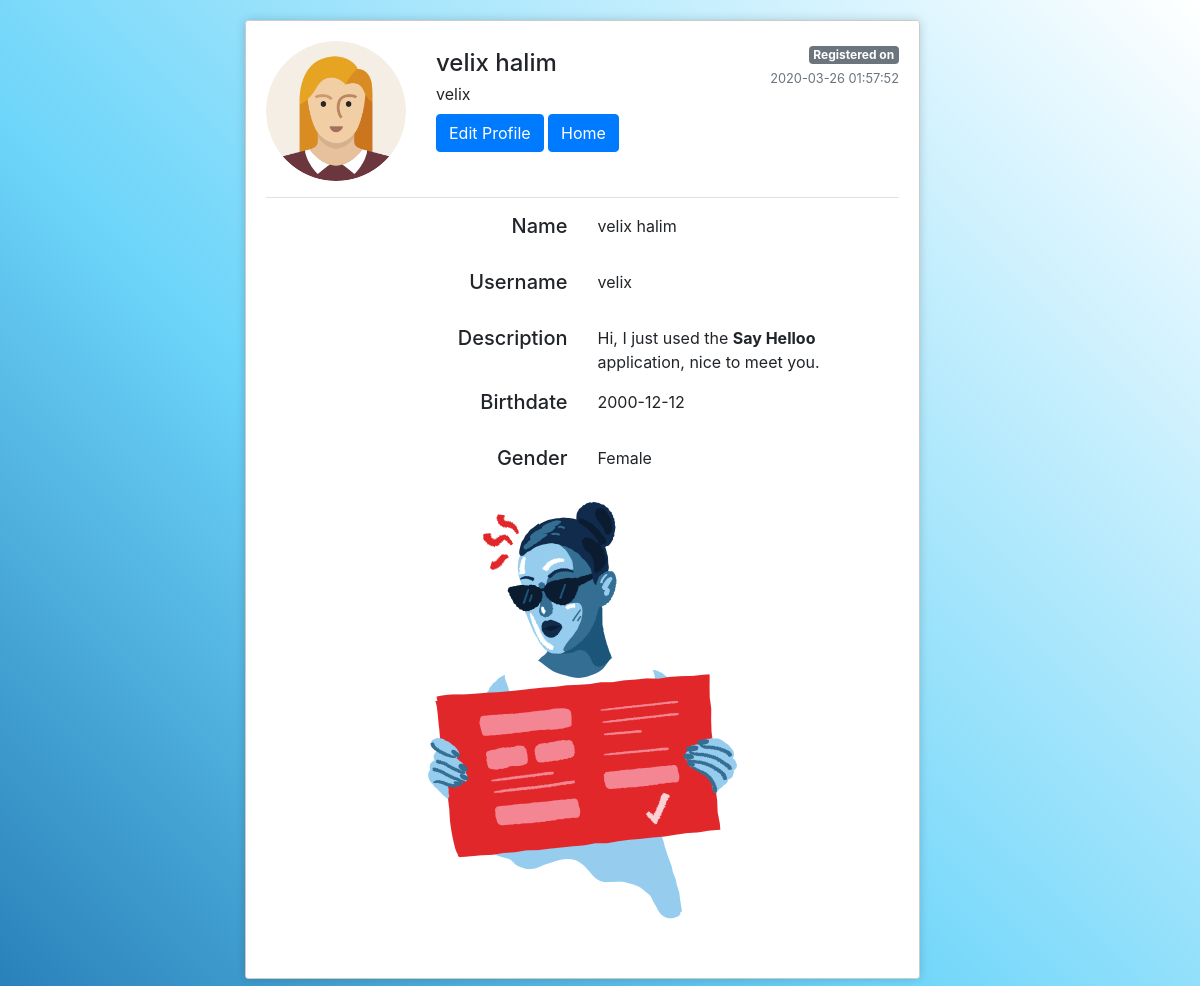
/view/showProfile.php?username=velix (signed in), run on the app's committed database.
### tables this page shows
CREATE TABLE `user` (
  `username` varchar(100) NOT NULL,
  `first_name` varchar(100) NOT NULL,
  `last_name` varchar(100) NOT NULL,
  `birth_date` date NOT NULL,
  `gender` varchar(1) NOT NULL,
  `password` varchar(10000) NOT NULL,
  `photo_profile` varchar(1000) DEFAULT NULL,
  `cover_image` varchar(100) DEFAULT NULL,
  `description` varchar(1000) DEFAULT NULL,
  `connection` int(5) NOT NULL,
  `created_at` timestamp NULL DEFAULT NULL,
  `updated_at` timestamp NULL DEFAULT NULL,
  `deleted_at` timestamp NULL DEFAULT NULL
);

### model/post/Database.php (called while the page is built, shortened)
<?php
	class DB{
		private $dbHost = "localhost";
		private $dbUsername = "root";
		private $dbPassword = "";
		private $dbName = "sayhelloo";
		public function __construct(){
			if(!isset($this->db)){
				try{
					$pdo = new PDO("mysql:host=" . $this->dbHost . ";dbname=" . $this->dbName, $this->dbUsername, $this->dbPassword);
					$pdo->setAttribute(PDO::ATTR_ERRMODE, PDO::ERRMODE_EXCEPTION);
					$this->db = $pdo;
				}catch(PDOException $e){
					die("ERROR: Could not connect. " . $e->getMessage());
				}
			}
		}
	    public function getRows($table,$conditions = array()){
	        $sql = 'SELECT ';
	        $sql .= array_key_exists("select",$conditions)?$conditions['select']:'*';
	        $sql .= ' FROM '.$table;
	        if(array_key_exists("where",$conditions)){
	            $sql .= ' WHERE deleted_at is null AND ';
	            $i = 0;
	            foreach($conditions['where'] as $key => $value){
	                $pre = ($i > 0)?' AND ':'';
	                $sql .= $pre.$key." = '".$value."'";
	                $i++;
	            }
	        }
	        if(array_key_exists("where not",$conditions)){
	            $sql .= ' WHERE deleted_at is null AND ';
	            $i = 0;
	            foreach($conditions['where not'] as $key => $value){
	                $pre = ($i > 0)?' AND ':'';
	                $sql .= $pre.$key." != '".$value."'";
	                $i++;
	            }
	        }
	        if(array_key_exists("order_by",$conditions)){
	            $sql .= ' ORDER BY '.$conditions['order_by'];
	        }
	        if(array_key_exists("start",$conditions) && array_key_exists("limit",$conditions)){
	            $sql .= ' LIMIT '.$conditions['start'].','.$conditions['limit'];
	        }
	        $query = $this->db->prepare($sql);
	        $query->execute();
	        if(array_key_exists("return_type",$conditions) && $conditions['return_type'] != 'all'){
	            switch($conditions['return_type']){
	                case 'single':
	                    $data = $query->fetch(PDO::FETCH_ASSOC);
	                    break;
	            }
	        }else{
	            if($query->rowCount() > 0){
	                $data = $query->fetchAll();
	            }
	        }
	        return !empty($data)?$data:false;
	    }
 	}
?>

### controller/show_mini_profile_controller.php (called while the page is built, shortened)
<?php
    $user = $_SESSION['username'];
	$iProfile = array(
		"where" => array(
			"username" => $user
		),
		"return_type" => "single"
	);
    $Profile = $db->getRows("user", $iProfile);
?>

### controller/show-data-profile.php (called while the page is built, shortened)
<?php
    include '../model/post/Database.php';
    $db = new DB();
if(isset($_GET["username"]) && !empty(trim($_GET["username"]))){
    require_once "../koneksi_data/config.php";
    $sql = "SELECT * FROM user WHERE username = :username";
    if($stmt = $pdo->prepare($sql)){
        $stmt->bindParam(":username", $param_username);
        if($stmt->execute()){
            if($stmt->rowCount() == 1){
                $row = $stmt->fetch(PDO::FETCH_ASSOC);
                $first_name = $row["first_name"];
                $last_name = $row["last_name"];
            } else{
                header("location: ../view/error.php");
                exit();
            }
        } else{
            echo "Oops! Something went wrong. Please try again later.";
        }
    }
} else{
    header("location: ../view/error.php");
    exit();
}
?>

### view/showProfile.php (the view, shortened to what this page needs)
<?php
    require_once "../controller/show-data-profile.php";
    include "../controller/show_mini_profile_controller.php";
?>
<!DOCTYPE html>
<html>
    <head>
        <link rel="stylesheet" href="https://stackpath.bootstrapcdn.com/bootstrap/4.4.1/css/bootstrap.min.css">
        <link rel="stylesheet" href="../assets/plugins/fontawesome/css/all.min.css">
        <link rel="stylesheet" href="../assets/plugins/fontawesome/css/fontawesome.min.css">
        <link rel="stylesheet" href="../assets/css/animate.css">
        <link rel="stylesheet" href="../assets/css/styles.css">
    </head>
    <body style = "margin-top: 20px">
        <div class="container">
            <div class="row flex-lg-nowrap">
                <div class="col-12 col-lg-auto mb-3" style="width: 200px;"></div>
                <div class="col">
                    <div class="row">
                        <div class="col mb-3">
                            <div class="card">
                                <div class="card-body shadow-box">
                                    <div class="e-profile">
                                        <div class="row">
                                            <div class="col-12 col-sm-auto mb-3">
                                                <div class="mx-auto" style="width: 140px;">
                                                    <img class="rounded-circle mx-auto d-block animated bounceInRight" src="../assets/images/<?php if(isset($row['photo_profile']) && $row['photo_profile'] != null && file_exists('../assets/images/user_photos/' . $row['photo_profile'])) echo "user_photos/".$row['photo_profile']; else if($row['gender'] == "F") echo "avatar_female.png"; else echo "avatar_male.png"; ?>" alt="<?php echo $first_name . " " . $last_name; ?>" width="140px" height="140px" style="object-fit: cover;">
                                                </div>
                                            </div>
                                            <div class="col d-flex flex-column flex-sm-row justify-content-between mb-3 animated bounceInLeft">
                                                <div class="text-center text-sm-left mb-2 mb-sm-0">
                                                    <h4 class="pt-sm-2 pb-1 mb-0 text-nowrap"><?php echo $row["first_name"]; echo " ".$row["last_name"]?></h4>
                                                    <p class="mb-0"><?php echo $row["username"]?></p>
                                                    <div class="mt-2">
                                                        <a href = "editProfile.php?username=<?php echo $_SESSION['username'];?>">
                                                            <button class="btn btn-primary" type="button">
                                                            <span>Edit Profile</span>
                                                            </button>
                                                        </a>
                                                        <a href = "index.php">
                                                            <button class="btn btn-primary" type="button">
                                                            <span>Home</span>
                                                            </button>
                                                        </a>
                                                    </div>
                                                </div>
                                                <div class="text-center text-sm-right">
                                                    <span class="badge badge-secondary">Registered on</span>
                                                    <div class="text-muted"><small><?php echo $row["created_at"]?></small></div>
                                                </div>
                                            </div>
                                        </div>
                                        <ul class="nav nav-tabs">
                                        </ul>
                                        <div class="tab-content pt-3">
                                            <div class="tab-pane active">
                                                <form class="form" novalidate="">
                                                    <div class="row">
                                                        <div class="col">
                                                            <div class="row">
                                                                <div class = "col-3 offset-3">
                                                                    <div class = "form-group float-right animated bounceInLeft faster">
                                                                        <label><h5>Name</h5></label>
                                                                    </div>
                                                                </div>
                                                                <div class = "col">
                                                                    <div class = "form-group animated bounceInRight faster">
                                                                        <p><?php echo $row["first_name"]; echo " ".$row["last_name"]?></p>
                                                                    </div>
                                                                </div>
                                                            </div>
                                                            <div class="row">
                                                                <div class = "col-3 offset-3">
                                                                    <div class = "form-group float-right animated bounceInLeft faster">
                                                                        <label><h5>Username</h5></label>
                                                                    </div>
                                                                </div>
                                                                <div class = "col">
                                                                    <div class = "form-group animated bounceInRight faster">
                                                                        <p><?php echo $row["username"]?></p>
                                                                    </div>
                                                                </div>
                                                            </div>
                                                            <div class="row">
                                                                <div class = "col-3 offset-3">
                                                                    <div class = "form-group float-right animated bounceInLeft fast">
                                                                        <label><h5>Description</h5></label>
                                                                    </div>
                                                                </div>
                                                                <div class = "col">
                                                                    <div class = "form-group animated bounceInRight fast">
                                                                        <p><?php if($row['description']) echo $row['description']; else echo "Hi, I just used the <b>Say Helloo</b> application, nice to meet you."; ?></p>
                                                                    </div>
                                                                </div>
                                                            </div>
                                                            <div class="row">
                                                                <div class = "col-3 offset-3">
                                                                    <div class = "form-group float-right animated bounceInLeft slow">
                                                                        <label><h5>Birthdate</h5></label>
                                                                    </div>
                                                                </div>
                                                                <div class = "col">
                                                                    <div class = "form-group animated bounceInRight slow">
                                                                        <p><?php echo $row["birth_date"]?></p>
                                                                    </div>
                                                                </div>
                                                            </div>
                                                            <div class="row">
                                                                <div class = "col-3 offset-3">
                                                                    <div class = "form-group float-right animated bounceInLeft slower">
                                                                        <label><h5>Gender</h5></label>
                                                                    </div>
                                                                </div>
                                                                <div class = "col">
                                                                    <div class = "form-group animated bounceInRight slower">
                                                                        <p><?php if($row["gender"] == "F") echo "Female"; else echo "Male"; ?></p>
                                                                    </div>
                                                                </div>
                                                            </div>
                                                        </div>
                                                    </div>
                                                </form>
                                                <img src="../assets/images/sign-up-3.png" alt="" class="image-1 rounded mx-auto d-block animated fadeInDown" id="r_image_1" width = "309" height = "456">
                                            </div>
                                        </div>
                                    </div>
                                </div>
                            </div>
                        </div>
                        <div class="col-12 col-md-3 mb-3"></div>
                    </div>
                </div>
            </div>
        </div>
    </body>
</html>

### assets/css/styles.css (style rules this page uses)
body { background-image: linear-gradient(45deg,#2980B9 0,#6DD5FA 40%,#FFFFFF 100%) !important; }
.shadow-box { box-shadow: 0px 0px 10px 0px rgba(0, 0, 0, 0.2); -webkit-box-shadow: 0px 0px 10px 0px rgba(0, 0, 0, 0.2); -moz-box-shadow: 0px 0px 10px 0px rgba(0, 0, 0, 0.2); -ms-box-shadow: 0px 0px 10px 0px rgba(0, 0, 0, 0.2); -o-box-shadow: 0px 0px 10px 0px rgba(0, 0, 0, 0.2); }
a, a:visited, a:hover, a:active { color: inherit; }

### data on the page
user: first_name "velix", last_name "halim", username "velix", created_at "2020-03-26 01:57:52", birth_date "2000-12-12"
